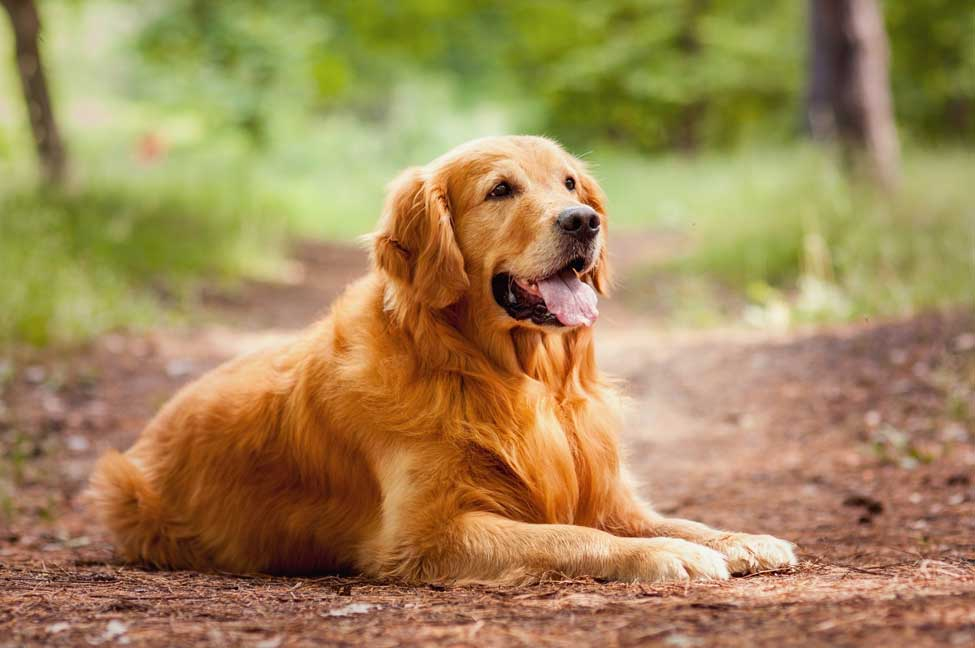
#> input picture embedded_image.png, 975 x 648 px
$ python extract.py
#> lines starting #> are read from the running program, lines starting #| are printed output that depends on the picture
from PIL import Image

def reveal_text(image_path, output_path):
    # Open the image
#> called with image_path = 'embedded_image.png', output_path = 'revealed_image.png'
    image = Image.open(image_path).convert('RGB')
#> image is the input picture: PIL image 975x648 RGB; mean R, G, B 162.3, 135.3, 87.4
    pixels = image.load()

    # Create a new image to highlight the embedded text
    highlighted_img = Image.new('RGB', image.size, color='white')
#> highlighted_img: PIL image 975x648 RGB; every value is 255
    highlighted_pixels = highlighted_img.load()

    for i in range(image.width):
        for j in range(image.height):
            r, g, b = pixels[i, j]
            if r & 1:  # Check if the LSB of the red channel is 1
                highlighted_pixels[i, j] = (255, 0, 0)  # Highlight in red
            else:
                highlighted_pixels[i, j] = (255, 255, 255)  # Keep white

    # Save the highlighted image
    highlighted_img.save(output_path)
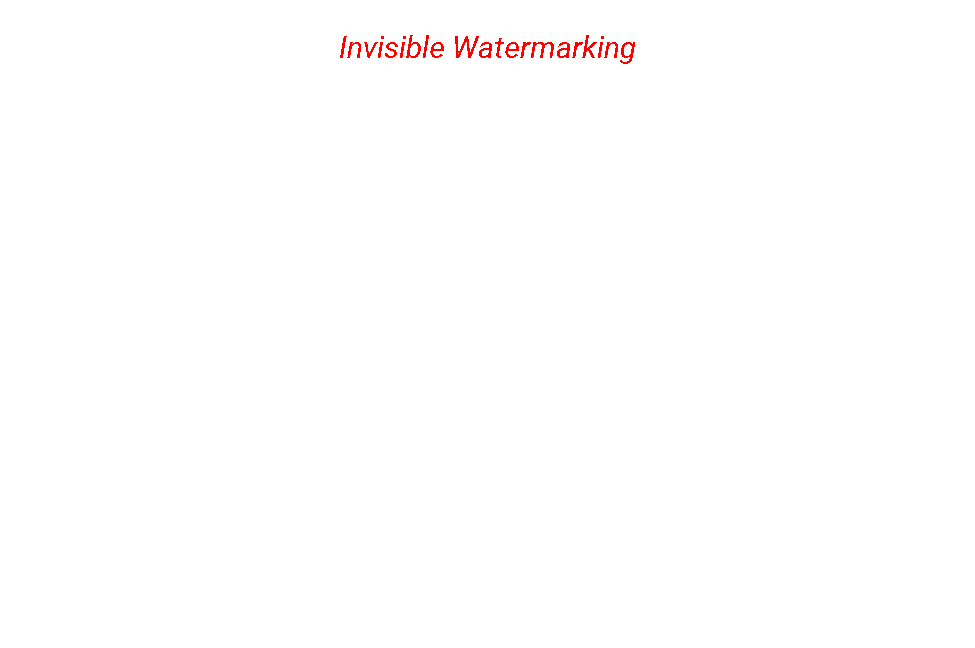
#> saved as revealed_image.png: PIL image 975x648 RGB; mean R, G, B 255, 254.2, 254.2

# Example usage
reveal_text('embedded_image.png', 'revealed_image.png')
